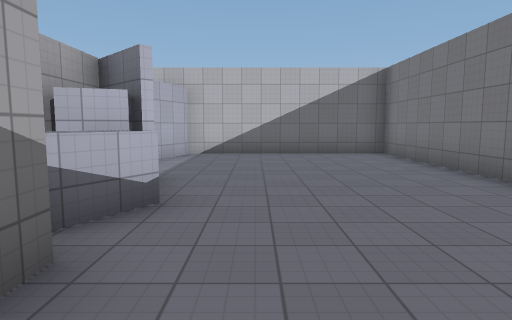
View 1 (above)

16 first-person views from a walk through a Godot game level. The camera is 1.5 m above the floor, tilts 6° down and sees 75° across. The floor is counted in squares, 1.8 m on a side. Each view is taken from the middle of a square. On the plan, view 1 faces up. The plan holds only what a view shows up to about 11 squares ahead; the rest is blank. Surface patterns are stand-ins for the level's own textures.

View 2
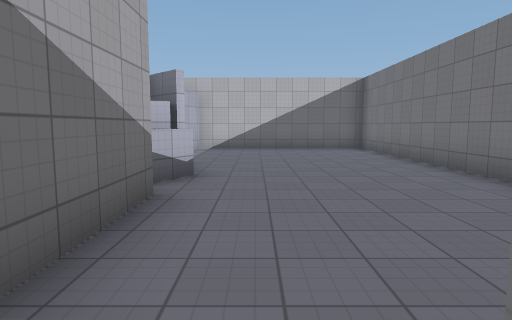

View 3
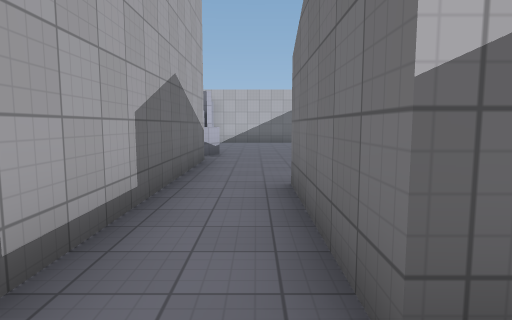

View 4
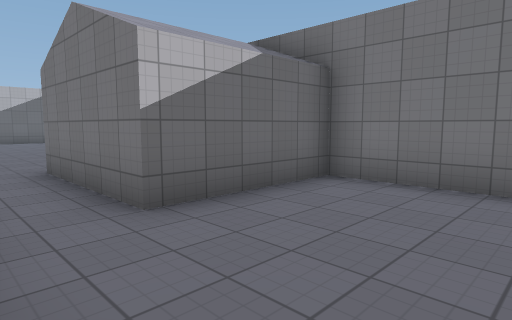

View 5
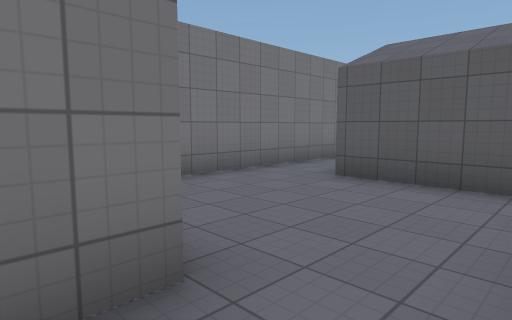

View 6
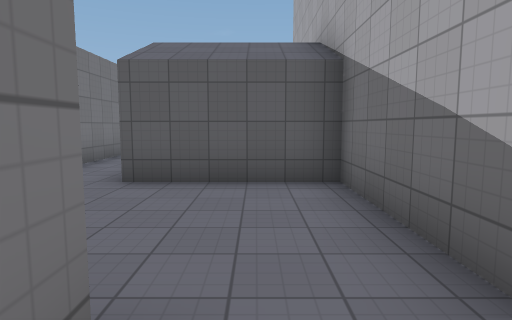

View 7
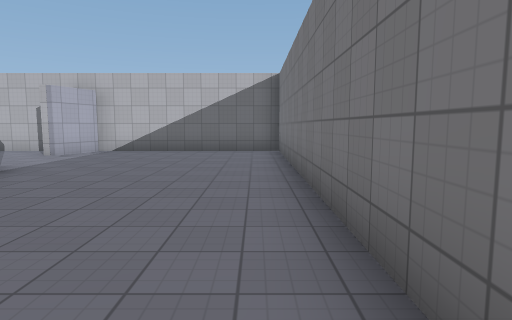

View 8
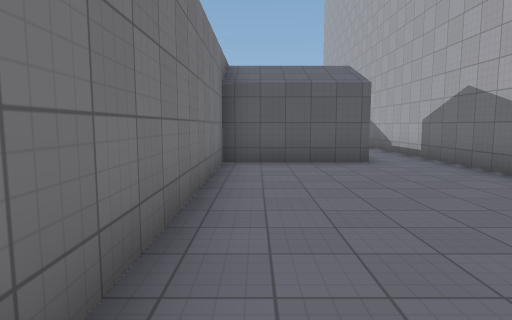

View 9
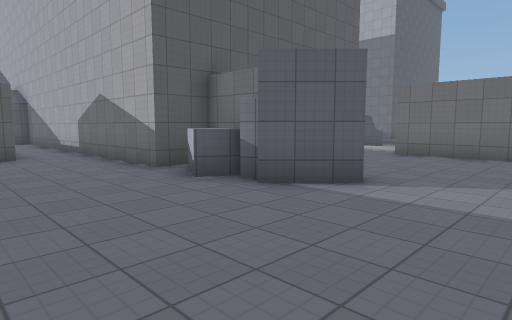

View 10
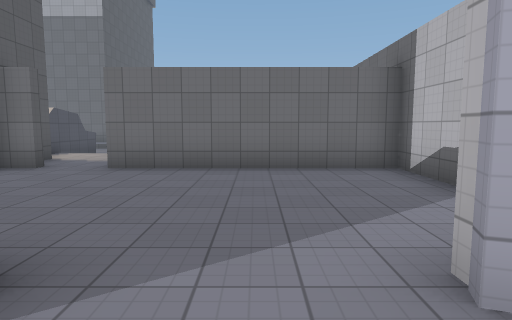

View 11
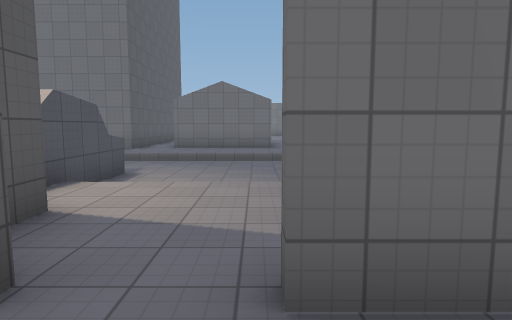

View 12
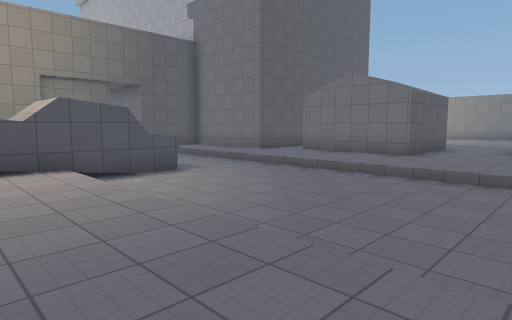

View 13
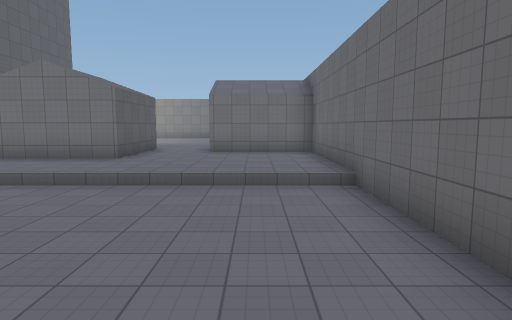

View 14
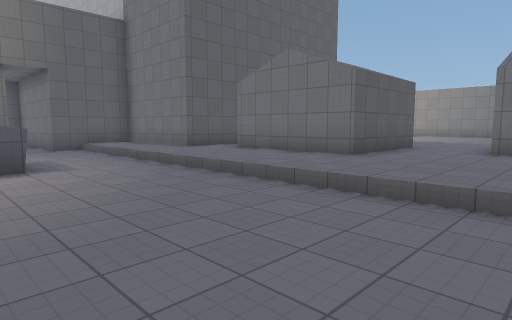

View 15
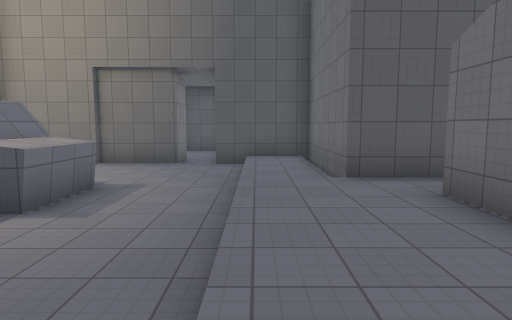

View 16
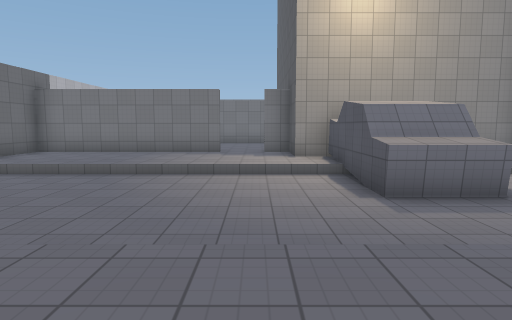

### Floor plan
Key: @ floor where view 1 was taken; # wall or solid block; . main floor; - floor 0.5 m lower than the main floor; / step, stairs or slope; = window, fence, low wall or low ledge; ^ raised ledge.
Columns run from 24 left of view 1 to 4 right of it. Each row starts with its distance up from view 1.
 10    ##########  ##############
  9    #.....----/...#... #.....#
  8    #.....----/...#....#.....#
  7    #.....----/...#..........#
  6 .........----/...#..........#
  5 .........----/...#....#.....#
  4    ###...----/....... ##....#
  3      #...----/.....   #=....#
  2      #...----/.##    ##.....#
  1      #...--^####      #.....#
  0      ....--^#         #.@...#
 -1      ###.----         #.....#
 -2        #.----         #..####
 -3        #.----  #      #..#
 -4        #########      #..#
 -5          ##           #..####
 -6                       #.....#
 -7                       #.....#
 -8                       #.....#
 -9                       #####.#
-10                            .#
-11                            .#
-12                            .#
-13                             #

Where each view was taken, in squares from view 1:
view 1: 0 up, 0 right, facing up
view 2: 2 down, 0 right, facing up
view 3: 6 down, 0 right, facing up
view 4: 8 down, 1 left, facing up-right
view 5: 4 down, 1 left, facing down-right
view 6: 4 down, 0 right, facing down
view 7: 1 down, 3 right, facing up
view 8: 6 up, 3 right, facing down
view 9: 8 up, 2 right, facing down-left
view 10: 7 up, 1 left, facing left
view 11: 4 up, 6 left, facing left
view 12: 8 up, 9 left, facing down-left
view 13: 8 up, 10 left, facing left
view 14: 8 up, 12 left, facing down-left
view 15: 5 up, 16 left, facing down
view 16: 3 up, 18 left, facing right
